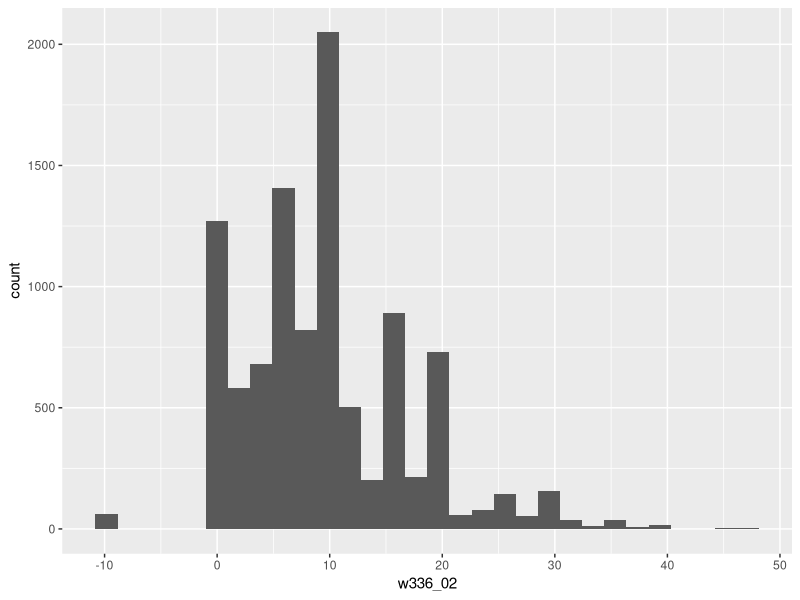
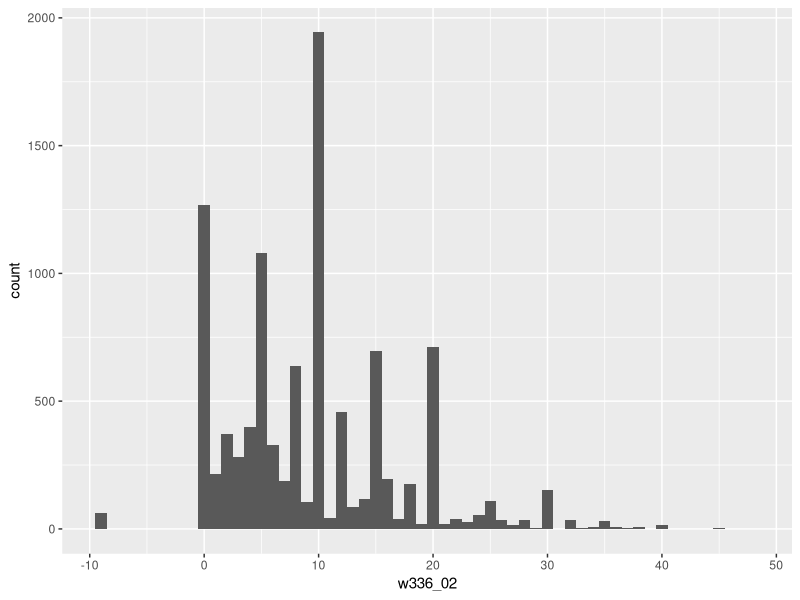

R code for these plots, in order: (Note: this script raises an error after producing the figures.)
## ---- chunk 1
library(tidyverse)
## ---- chunk 2

worker_3 <-read.delim("HCCP_Work_3rd.txt", header = T, fileEncoding="utf8")

worker_3 %>% 
  rename_all(tolower)->worker_3

worker_3 %>% 
  select(w3_id1, w3_id3, w3_id4, w3_ind1, w3_team, w3_posit, w301_01, w301_02, w303_02, w3_sex, w3_birthy, w3_marr, w3_edu, w306_01, w306_02, w306_03, w306_04, w306_05, w306_06, w306_07, w306_08, w311_01, w311_02, w311_05, w311_06, w312, w329_01, w329_02, w329_03, w329_04, w333, w335, w336_01, w336_02, w337_01, w337_02) -> worker_3_se
## ---- chunk 3
ggplot(worker_3_se)+
  geom_histogram(aes(x=w336_02))->plot2
plot2
## ---- chunk 4
ggplot(worker_3_se)+
  geom_histogram(aes(x=w336_02), binwidth=1)->plot2
plot2
## ---- chunk 5
ggplot(worker_3_se)+
  geom_histogram(aes(x=w336_02), binwidth=1, color="black", fill="rolyalblue", alpha=0.2)->plot2
plot2
## ---- chunk 6
ggplot(worker_3_se)+
  geom_histogram(aes(x=w336_02), binwidth=1, color="black", fill="skyblue", alpha=0.2)+
  labs(title="근로자의 주당 초과근로시간", x="주당 초과근로시간", y="빈도(명)")->plot2
plot2
## ---- chunk 7
ggplot(worker_3_se)+
  geom_histogram(aes(x=w336_02), binwidth=1, color="black", fill="skyblue", alpha=0.2)+
  labs(title="근로자의 주당 초과근로시간", x="주당 초과근로시간", y="빈도(명)")+
  theme_minimal()->plot2
plot2
## ---- chunk 8
worker_3_se %>% 
  filter(w336_02>=0) %>% 
  ggplot()+
  geom_histogram(aes(x=w336_02, y=..density..), binwidth=1, color="black", fill="skyblue", alpha=0.2)+
  labs(title="근로자의 주당 초과근로시간", x="주당 초과근로시간", y="빈도(명)")+
  theme_minimal()->plot2
## ---- chunk 9
worker_3_se %>% 
  filter(w336_02>=0 & w336_01>=0) %>% 
  mutate(whour=w336_01+w336_02) %>% 
  ggplot()+geom_histogram(aes(x=whour), binwidth=1, color="black", fill="skyblue", alpha=0.2)+
  labs(title="근로자의 주당 근로시간", x="주당 근로시간", y="빈도(명)")+
  theme_minimal()
## ---- chunk 10
worker_3_se %>% 
  filter(w336_02>=0 & w336_01>=0) %>% 
  mutate(whour=w336_01+w336_02) %>% 
  ggplot()+geom_histogram(aes(x=whour, y=..density..), binwidth=1, color="black", fill="skyblue", alpha=0.2)+
  labs(title="근로자의 주당 근로시간", x="주당 근로시간", y="density")+
  theme_minimal()
## ---- chunk 11
worker_3_se %>% 
  filter(w336_02>=0 & w336_01>=0) %>% 
  mutate(whour=w336_01+w336_02) %>% 
  ggplot()+geom_density(aes(x=whour), color="black", fill="skyblue", alpha=0.2)+
  labs(title="근로자의 주당 근로시간 ", x="주당 근로시간", y="density")+
  theme_minimal()
## ---- chunk 12
worker_3_se %>% 
  filter(w336_02>=0 & w336_01>=0) %>% 
  mutate(whour=w336_01+w336_02) %>% 
  ggplot()+geom_density(aes(x=whour), color="black", fill="skyblue", alpha=0.2)+geom_vline(aes(xintercept=mean(whour)), color="blue", linetype="dashed", size=1)+
  labs(title="근로자의 주당 근로시간 ", x="주당 근로시간", y="density")+
  theme_minimal()
## ---- chunk 13
worker_3_se %>% 
  filter(w336_02>=0 & w336_01>=0) %>% 
  mutate(whour=w336_01+w336_02) %>% 
  ggplot()+geom_density(aes(x=whour), linetype="dashed", fill="blue", alpha=0.1)+geom_histogram(aes(x=whour, y=..density..), binwidth=1, color="black", fill="skyblue", alpha=0.2)+
  labs(title="근로자의 주당 근로시간 비중", x="주당 근로시간", y="density")+
  theme_minimal()
## ---- chunk 14
str(worker_3_se$w3_sex)
worker_3_se %>% 
  count(w3_sex)
## ---- chunk 15
worker_3_se %>% 
  filter(w336_02>=0 & w336_01>=0) %>% 
  mutate(whour=w336_01+w336_02) %>% 
  filter(w3_sex>0) %>%
  mutate(gender=as_factor(w3_sex)) %>% 
  mutate(gender=fct_recode(gender, male="1", female="2"))-> worker_3_fa
str(worker_3_fa$gender)
## ---- chunk 16
worker_3_fa %>% 
  ggplot()+geom_histogram(aes(x=whour, fill=gender), position="dodge")
## ---- chunk 17
worker_3_fa %>% 
  ggplot()+geom_histogram(aes(x=whour, y=..density.., fill=gender), position="dodge", binwidth=1)
## ---- chunk 18
worker_3_fa %>% 
  ggplot()+geom_histogram(aes(x=whour, y=..density..), binwidth=1)+
  facet_wrap(~gender)
